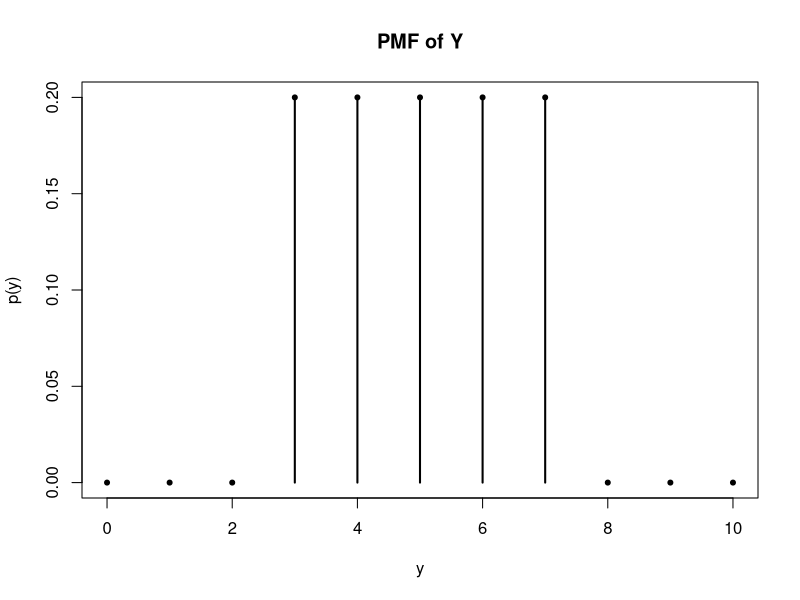
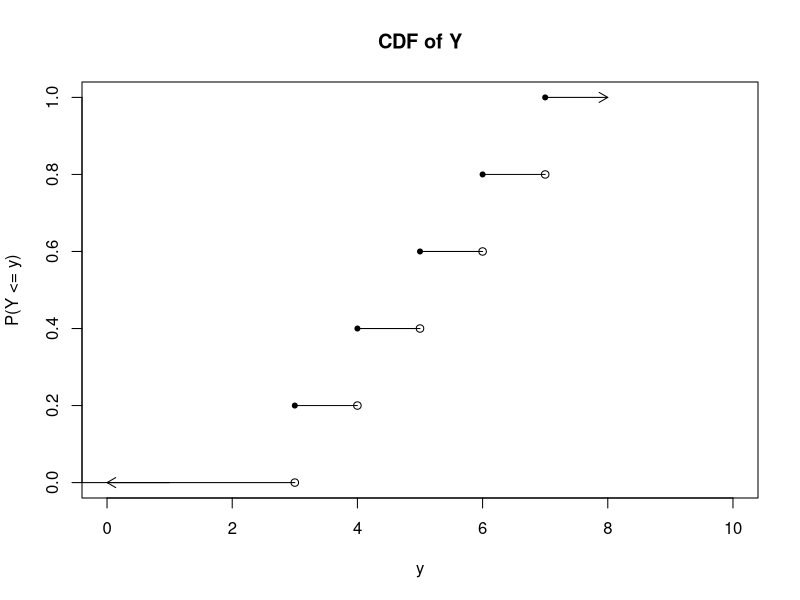

The R source for these figures, in order:
## ---- chunk 1
knitr::opts_chunk$set(echo = TRUE, fig.width = 4, fig.height = 4)
## ---- chunk 2
    1 - 11 * exp(-10)
## ---- chunk 3
pmf <-function(y) {
  p <- 0
  if ((y == 3) | (y == 4) | (y == 5) | (y == 6) | (y == 7)){  # Ugly way to do it but I'm bad at R
      p <- 0.2
  }
  return(p)}

vals <- 0:10
p_vals <- lapply(vals, pmf)

# plot the pmfs (Copied from pmf-plotting-code.R)
plot(vals, p_vals, type = "h", xlab = "y", 
     ylab = "p(y)", lwd = 2, main = "PMF of Y")
points(x = vals, y = p_vals, pch = 20)

## ---- chunk 4
cdf <-function(y) {
  if(y < 3){
    p <- 0
  } else if ( y < 4){
    p <- 0.2
  } else if (y < 5){
    p <- 0.4
  } else if (y < 6){
    p <- 0.6
  } else if (y < 7){
    p <- 0.8
  } else{
    p <- 1
  }
  
  return(p)}

vals <- 0:10
p <- lapply(vals, cdf)

# plot the cdf (Copied form HW3 solutions)
plot(x = vals, y = p, type = "n", xlab = "y", 
     ylab = "P(Y <= y)", lwd = 2, main = "CDF of Y", ylim = c(0,1))
segments(-5, 0, x1 = 3, y1 = 0)
points(3,0)
arrows(1, 0, x1 = 0, y1 = 0, length = 0.1)

for (i in 4:7){
  segments(i-1, cdf(i-1), x1 = i, y1 = cdf(i-1))
  points(i, cdf(i-1))
  points((i-1), cdf(i-1), pch = 20)
}
points(7, 1, pch = 20)
arrows(7, 1, x1 = 8, y1 = 1, length = 0.1)

